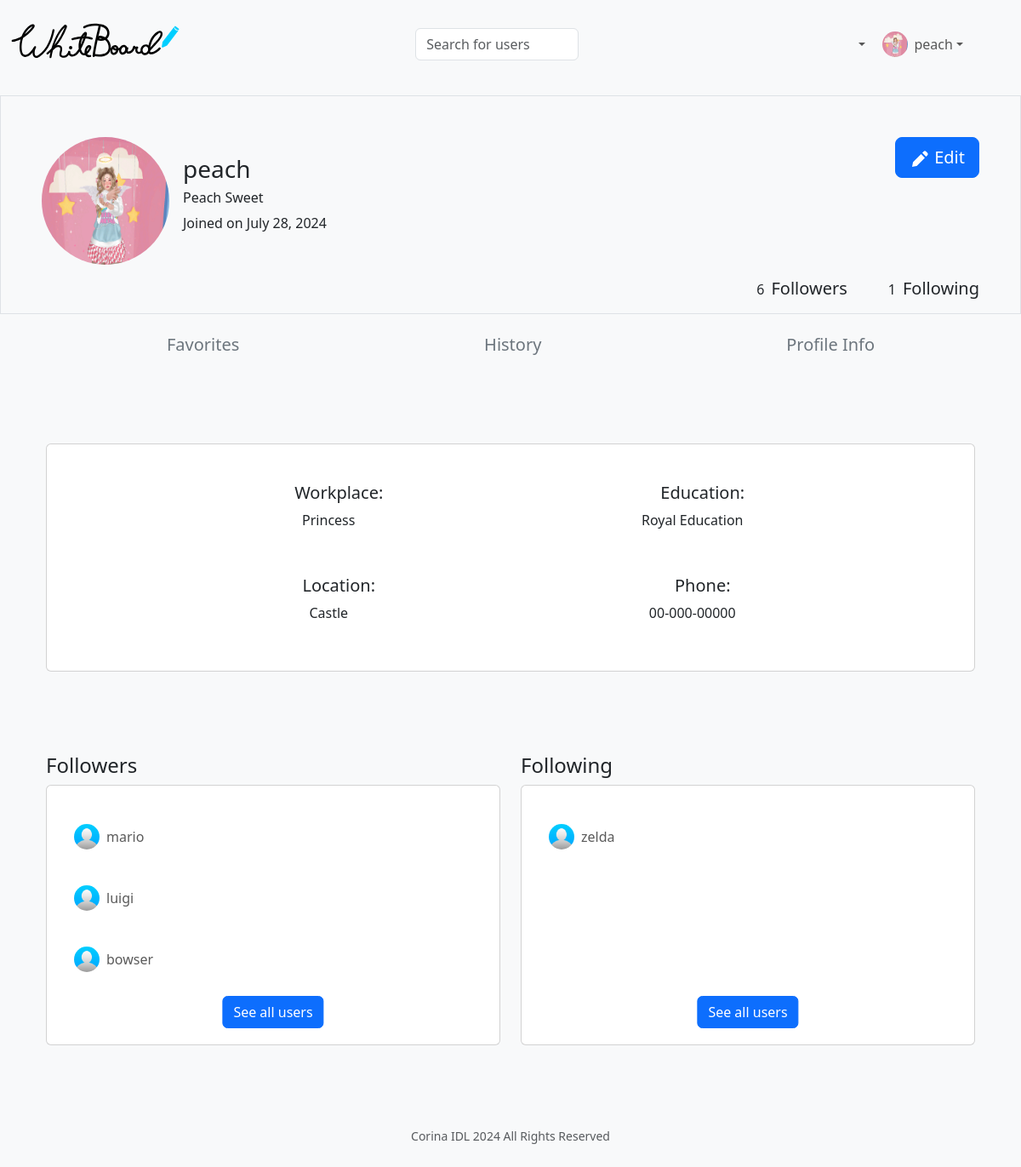
Before: /info-peach (signed in) with the older database file.
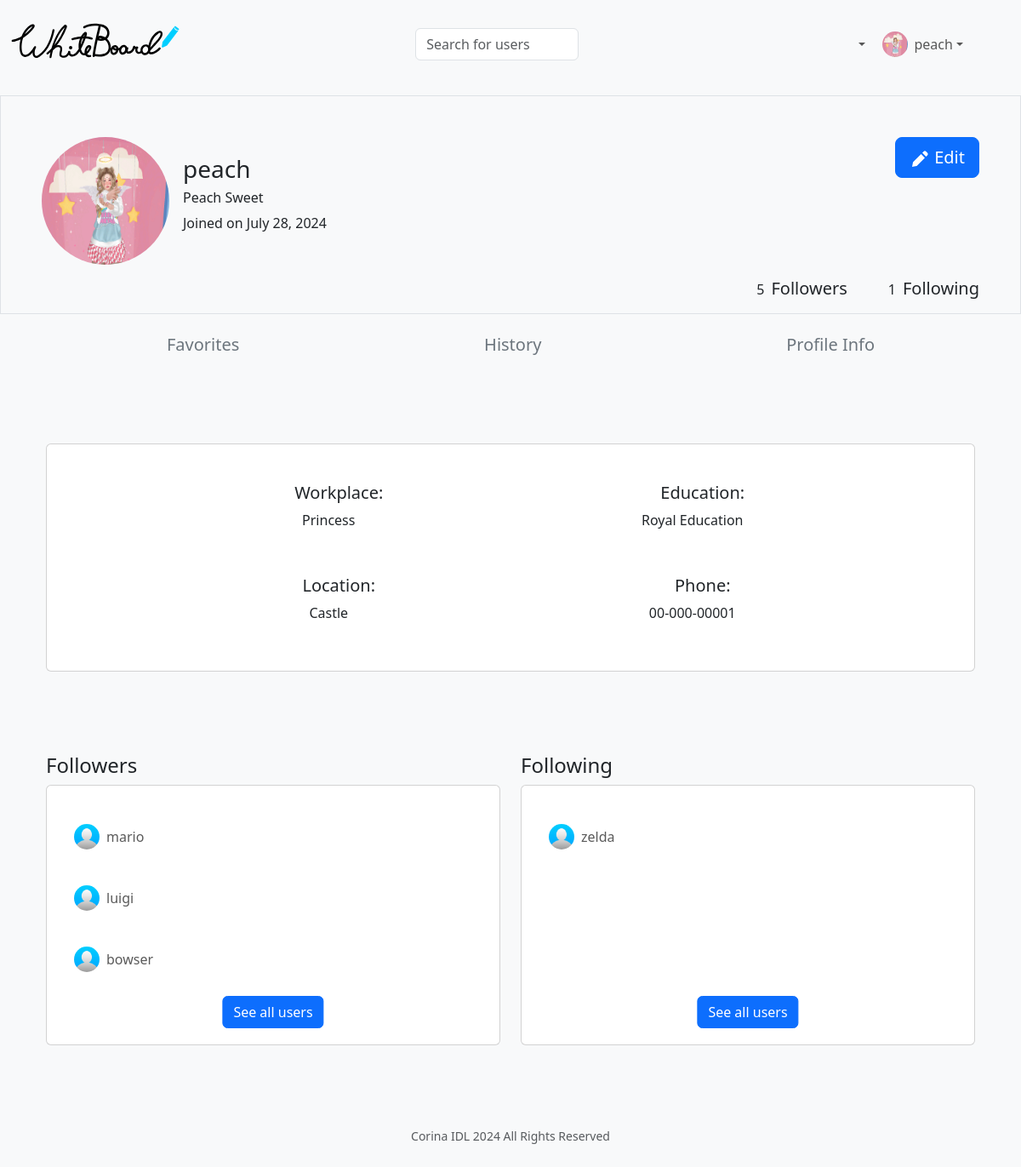
After: the same page with the newer database file.
### tables this page shows
CREATE TABLE users (
	id INTEGER PRIMARY KEY AUTOINCREMENT NOT NULL,
	name TEXT NOT NULL,
	email TEXT NOT NULL,
	pass TEXT NOT NULL,
	username TEXT NOT NULL
, image TEXT NOT NULL DEFAULT "avatar.jpg", joined NUMERIC NOT NULL DEFAULT "2024-07-28", workplace TEXT NOT NULL DEFAULT "Place of current work", studies TEXT NOT NULL DEFAULT "School were you graduated", location TEXT NOT NULL DEFAULT "Place where you live", phone TEXT NOT NULL DEFAULT "Your phone number");

### app.py (the view, shortened to what this page needs)
@app.route("/info-<username>")
@login_required
def info(username):
    path = "info-"+username
    if not username:
        return render_template("notfound.html")
    users = db.execute("SELECT * FROM users WHERE id = ?", session["user_id"])
    profile = db.execute("SELECT * FROM users WHERE username = ?", username)
    if not profile:
        return render_template("notfound.html")
    profile_id = profile[0]["id"]
    if profile_id == session["user_id"]:
        profile[0]["session"] = True
    followers = db.execute("SELECT COUNT(follows) FROM followers JOIN users ON followers.follows = users.id WHERE users.username = ? AND followers.user_id != ?", username, profile_id)
    total_followers = followers[0]["COUNT(follows)"]
    following = db.execute("SELECT COUNT(user_id) FROM followers JOIN users ON followers.user_id = users.id WHERE users.username = ? AND followers.follows != ?", username, profile_id)
    total_following = following[0]["COUNT(user_id)"]
    list_followers = db.execute("SELECT username, image FROM users, followers WHERE users.id = followers.user_id AND followers.follows = ? AND followers.user_id != ? LIMIT 3", profile_id, profile_id)
    list_following = db.execute("SELECT username, image FROM users, followers WHERE users.id = followers.follows AND followers.user_id = ? AND followers.follows != ? LIMIT 3", profile_id, profile_id)
    return render_template("info.html", path=path, users=users, profile=profile, following=total_following, followers= total_followers, list_followers=list_followers, list_following=list_following)

### app.py (called while the page is built)
@app.after_request
def after_request(response):
    response.headers["Cache-Control"] = "no-cache, no-store, must-revalidate"
    response.headers["Expires"] = 0
    response.headers["Pragma"] = "no-cache"
    return response

### helpers.py (called while the page is built)
def login_required(f):
    @wraps(f)
    def decorated_function(*args, **kwargs):
        if session.get("user_id") is None:
            return redirect("/login")
        return f(*args, **kwargs)
    return decorated_function

def format_date(date):
    if len(date) > 10:
        date_obj = datetime.datetime.strptime(date, '%Y-%m-%d %H:%M:%S')
        new_format = date_obj.strftime('%B %d, %Y %I:%M %p')
    else:
        date_obj = datetime.datetime.strptime(date, '%Y-%m-%d')
        new_format = date_obj.strftime('%B %d, %Y')
    return new_format

### templates/info.html (shortened to what the changed rows need)
{% extends "layout.html" %}
{% block header %}
    <header class="container-fluid pt-5 mt-3 px-5 border">
        <div id="profile-header" class="d-md-flex justify-content-between">
            <div class="d-lg-flex align-items-center justify-content-center gap-3">
                {% for row in profile %}
                    {% if row.session %}
                        <a href="#" type="button" data-bs-toggle="modal" data-bs-target="#modal-image">
                            <img src="../static/{{row.image}}" class="rounded-circle" height="150" width="150" alt="Avatar" loading="lazy" />
                        </a>
                    {% else %}
                        <img src="../static/{{row.image}}" class="rounded-circle" height="150" width="150" alt="Avatar" loading="lazy" />
                    {% endif %}
                    <div>
                        <a href="/profile-{{ row.username }}">
                            <h3 class="text-dark">{{ row.username }}</h3>
                            <h6 class="text-dark">{{ row.name }}</h6>
                        </a>
                        <p>Joined on {{ row.joined | format_date }}</p>
                    </div>
                {% endfor %}
            </div>
            <div>
                {% for row in profile %}
                    {% if row.session %}
                        <button type="button" class="btn btn-primary btn-lg btn-block" data-bs-toggle="modal" data-bs-target="#modal-edit-profile">
                            Edit
                        </button>
                    {% endif %}
                {% endfor %}
            </div>
        </div>
        <div id="profile-header_followers-container" class="d-flex gap-5 mt-3">
            <div class="d-flex align-items-baseline gap-2">
                <p>{{ followers }}</p>
                <h5>Followers</h5>
            </div>
        </div>
    </header>
    <div class="container-fluid pb-5 mt-4 px-5 d-flex justify-content-lg-around justify-content-center flex-wrap gap-3">
        {% for row in profile %}
            {% if row.session %}
                <a href="/favorites-{{row.username}}" class="d-flex text-secondary profile-link">
                    <box-icon name='heart' color="#6c757d"></box-icon>
                    <h5>Favorites</h5>
                </a>
                <a href="/history-{{row.username}}" class="d-flex text-secondary profile-link">
                    <box-icon name='notepad' color="#6c757d"></box-icon>
                    <h5>History</h5>
                </a>
                <a href="/info-{{row.username}}" class="d-flex text-secondary profile-link">
                    <box-icon name='user' color="#6c757d"></box-icon>
                    <h5>Profile Info</h5>
                </a>
            {% endif %}
        {% endfor %}
    </div>
{% endblock %}
{% block main %}
    <div class="container text-center pb-5">
        <div class="card mb-5">
            <div class="card-body mx-3 row d-flex justify-content-center">
                {% for row in profile %}
                    <div class="col-lg-5 mt-3 p-2">
                        <h5><span><box-icon type='solid' name='briefcase'></box-icon></span>Workplace:</h5>
                        <p>{{ row.workplace }}</p>
                    </div>
                    <div class="col-lg-5 mt-3 p-2">
                        <h5><span><box-icon type='solid' name='graduation'></box-icon></span>Education:</h5>
                        <p>{{ row.studies }}</p>
                    </div>
                    <div class="col-lg-5 my-3 p-2">
                        <h5><span><box-icon type='solid' name='map'></box-icon></span>Location:</h5>
                        <p>{{ row.location }}</p>
                    </div>
                    <div class="col-lg-5 my-3 p-2 ">
                        <h5><span><box-icon type='solid' name='phone-call'></box-icon></span>Phone:</h5>
                        <p>{{ row.phone }}</p>
                    </div>
                {% endfor %}
            </div>
        </div>
    </div>
{% endblock %}

### templates/layout.html (shortened to what this page needs)
<!DOCTYPE html>
<html lang="en">
<head>
    <link href="https://cdn.jsdelivr.net/npm/bootstrap@5.3.3/dist/css/bootstrap.min.css" rel="stylesheet">
    <link rel="stylesheet" href="../static/styles.css">
</head>
<body class="bg-light">
    <nav class="bg-light navbar navbar-expand-md navbar-light sticky-top">
        <div class="container-fluid">
            <a class="navbar-brand" href="/">
                <img src="../static/whiteboard-logo.svg" alt="WhiteBoard logo" width="200" loading="lazy">
            </a>
            <div class="collapse navbar-collapse" id="navbar">
                {% if session["user_id"] %}
                    <div class="container-lg mt-2">
                        <form action="/search" class="d-flex align-items-center" role="search">
                            <input class="form-control me-2" type="search" placeholder="Search for users" aria-label="Search" name="user" autocomplete="off">
                            <button class="search-btn" type="submit">
                                <box-icon name='search'></box-icon>
                            </button>
                        </form>
                    </div>
                    <ul class="navbar-nav ms-auto mt-2 d-md-flex align-items-md-center">
                        <li class="nav-item dropdown me-1">
                            <a href="#" class="nav-link dropdown-toggle d-flex align-items-center" data-bs-toggle="dropdown" data-bs-auto-close="outside" aria-expanded="false">
                                <box-icon name='heart'></box-icon>
                            </a>
                        </li>
                        <li class="nav-item dropdown me-lg-5">
                            {% for user in users %}
                                <a class="nav-link dropdown-toggle d-flex align-items-center" href="#" data-bs-toggle="dropdown" aria-expanded="false" data-bs-auto-close="outside">
                                    <img src="../static/{{ user.image }}" class="rounded-circle" height="30" width="30" alt="Avatar" loading="lazy" />
                                    <p class="mt-3 ms-2">{{ user.username }}</p>
                                </a>
                            {% endfor %}
                        </li>
                    </ul>
                {% endif %}
            </div>
        </div>
    </nav>
    {% block header %}{% endblock %}
    <main class="container py-5">
        {% block main %}{% endblock %}
    </main>
    {% block footer %}{% endblock %}
</body>
</html>

Changed rows visible on the page:
changed users "peach": phone "00-000-00000" → "00-000-00001"
Other visible differences:
{{ followers }}: "6" → "5"
